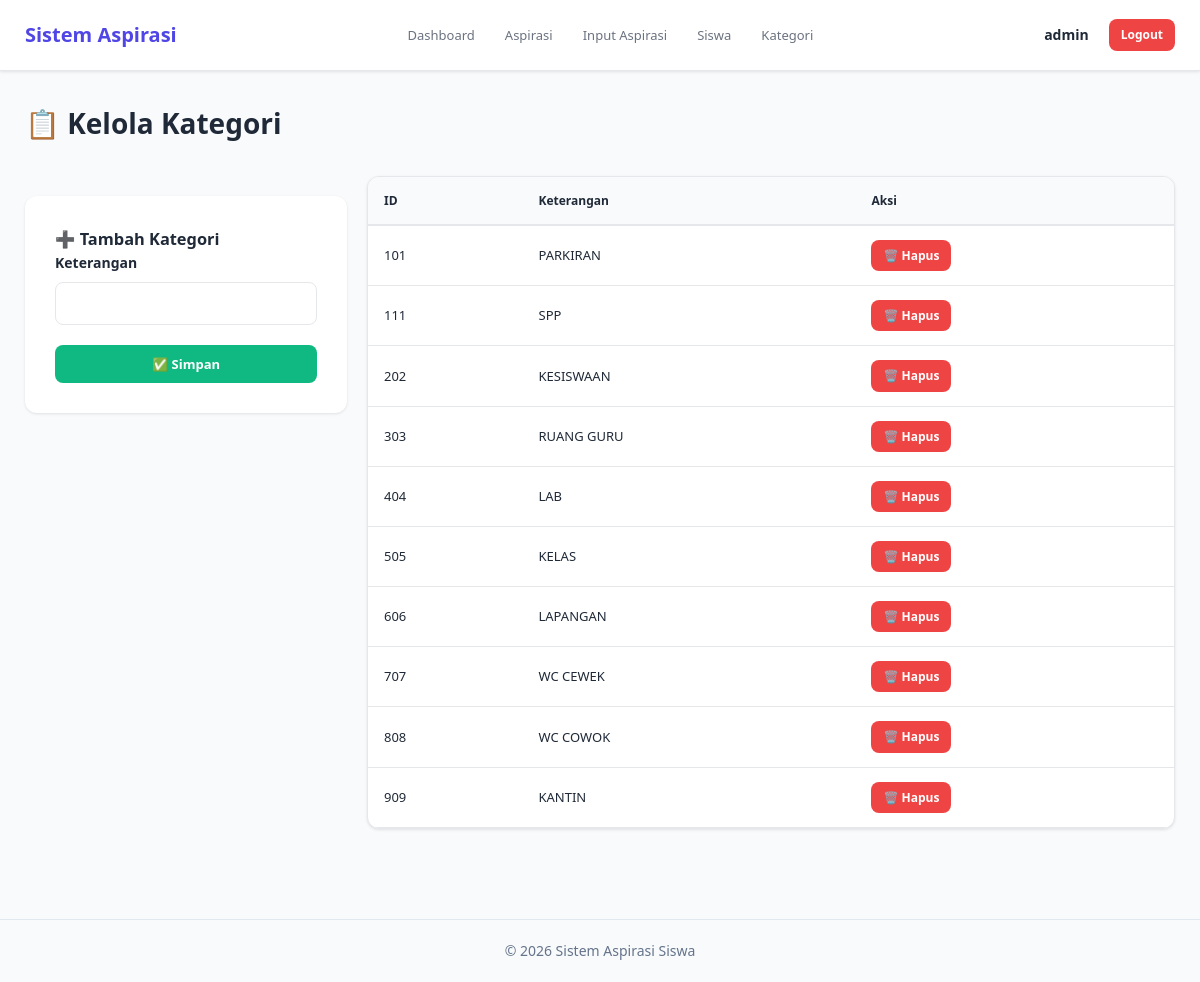
The app's page /data_kategori.php (signed in), older data.
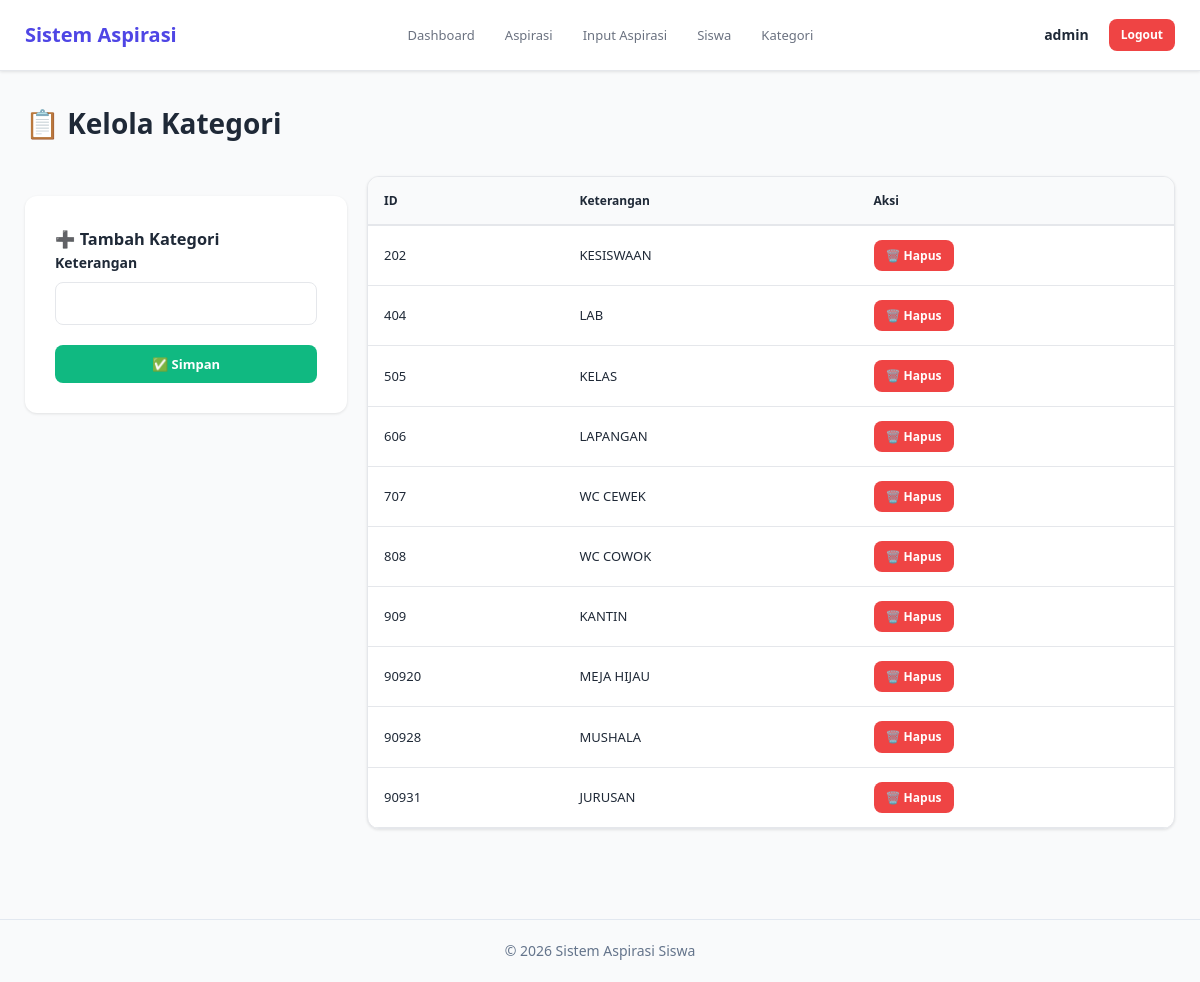
The same page, newer data.
### tables this page shows
CREATE TABLE `kategori` (
  `id_kategori` int(5) NOT NULL,
  `ket_kategori` varchar(30) NOT NULL
);

### data_kategori.php (the view, shortened to what this page needs)
<?php
include 'db.php';
?>
<!DOCTYPE html>
<html lang="id">
<head>
    <link rel="stylesheet" href="style.css">
</head>
<body>
    <nav class="navbar">
        <div class="navbar-container">
            <a href="dashboard.php" class="navbar-brand">
                Sistem Aspirasi
            </a>
            <ul class="navbar-menu">
                <li><a href="dashboard.php">Dashboard</a></li>
                <li><a href="data_aspirasi.php">Aspirasi</a></li>
                <li><a href="data_input_aspirasi.php">Input Aspirasi</a></li>
                <li><a href="data_siswa.php">Siswa</a></li>
                <li><a href="data_kategori.php" >Kategori</a></li>
            </ul>
            <div class="navbar-user">
                <strong><?= $_SESSION["username"]; ?></strong>
                <a href="logout.php" class="btn btn-danger btn-sm">Logout</a>
            </div>
        </div>
    </nav>
    <div class="main-container">
        <div class="page-header">
            <h1>📋 Kelola Kategori</h1>
        </div>
        <div class="layout-content">
            <div class="form-kecil">
                <div class="form-container">
                    <h3>➕ Tambah Kategori</h3>
                    <form method="POST">
                        <div class="form-group">
                            <label>Keterangan</label>
                            <input type="text" name="ket_kategori" class="form-control" required>
                        </div>
                        <button type="submit" name="submit" class="btn btn-success" style="width:100%;">
                            ✅ Simpan
                        </button>
                    </form>
                </div>
            </div>
            <div class="tabel-besar">
                <div class="table-container">
                    <table>
                        <thead>
                            <tr>
                                <th>ID</th>
                                <th>Keterangan</th>
                                <th>Aksi</th>
                            </tr>
                        </thead>
                        <tbody>
                            <?php
                            $query = mysqli_query($conn, "SELECT * FROM kategori ORDER BY id_kategori ASC");
                            if (mysqli_num_rows($query) > 0) :
                                while ($row = mysqli_fetch_assoc($query)) :
                            ?>
                                    <tr>
                                        <td><?= $row['id_kategori']; ?></td>
                                        <td><?= $row['ket_kategori']; ?></td>
                                        <td>
                                            <a href="?delete=<?= $row['id_kategori']; ?>" class="btn btn-danger btn-sm" onclick="return confirm('⚠️ PERHATIAN! Yakin ingin menghapus kategori: <?= $row['ket_kategori']; ?>? Data kategori BESERTA SEMUA ASPIRASI akan DIHAPUS PERMANEN!')">
                                                🗑️ Hapus
                                            </a>
                                        </td>
                                    </tr>
                                <?php
                                endwhile;
                            else:
                                ?>
                                <tr>
                                    <td colspan="3">Belum ada kategori</td>
                                </tr>
                            <?php endif; ?>
                        </tbody>
                    </table>
                </div>
            </div>
        </div>
    </div>
    <footer style="text-align: center; padding: 20px; color: #64748b; font-size: 14px; margin-top: 40px; border-top: 1px solid #e2e8f0;">
        <p>&copy; 2026 Sistem Aspirasi Siswa</p>
    </footer>
</body>
</html>

### style.css (style rules this page uses)
* { margin: 0; padding: 0; box-sizing: border-box; }
body { font-family: 'Segoe UI', Tahoma, Geneva, Verdana, sans-serif; background: #f9fafb; color: #1f2937; line-height: 1.6; font-size: 14px; }
a { text-decoration: none; color: inherit; }
button { font-family: inherit; cursor: pointer; border: none; }
input, select, textarea { font-family: inherit; font-size: inherit; }
.form-group { margin-bottom: 20px; }
.form-group label { display: block; margin-bottom: 8px; font-weight: 600; font-size: 14px; color: #1f2937; }
.form-control, select, textarea { width: 100%; padding: 11px 14px; border: 1px solid #e5e7eb; border-radius: 8px; font-size: 14px; background: #fff; color: #1f2937; }
.form-control::placeholder { color: #6b7280; }
.form-container { background: #fff; padding: 30px; border-radius: 12px; box-shadow: 0 1px 3px rgba(0, 0, 0, 0.1); max-width: 550px; margin: 20px auto; }
.btn { padding: 10px 18px; background: #6366f1; color: #fff; border-radius: 8px; font-weight: 600; font-size: 13px; display: inline-flex; align-items: center; justify-content: center; gap: 6px; }
.btn-sm { padding: 6px 12px; font-size: 12px; }
.btn-success { background: #10b981; }
.btn-danger { background: #ef4444; }
.navbar { background: #fff; border-bottom: 1px solid #e5e7eb; position: sticky; top: 0; z-index: 100; box-shadow: 0 1px 3px rgba(0, 0, 0, 0.1); }
.navbar-container { max-width: 1400px; margin: 0 auto; padding: 0 25px; display: flex; align-items: center; justify-content: space-between; height: 70px; }
.navbar-brand { font-size: 20px; font-weight: 700; color: #4f46e5; display: flex; align-items: center; }
.navbar-menu { display: flex; gap: 30px; list-style: none; font-size: 13px; }
.navbar-menu a { color: #6b7280; font-weight: 500; }
.navbar-user { display: flex; align-items: center; gap: 20px; }
.main-container { max-width: 1400px; margin: 0 auto; padding: 30px 25px; }
.page-header { margin-bottom: 30px; }
.page-header h1 { font-size: 28px; font-weight: 700; color: #1f2937; margin-bottom: 8px; }
.table-container { background: #fff; border: 1px solid #e5e7eb; border-radius: 12px; margin-bottom: 20px; overflow: hidden; box-shadow: 0 1px 3px rgba(0, 0, 0, 0.1); }
table { width: 100%; border-collapse: collapse; }
table thead { background: #f9fafb; }
table th { padding: 14px 16px; text-align: left; font-weight: 600; font-size: 12px; color: #1f2937; border-bottom: 2px solid #e5e7eb; }
table td { padding: 14px 16px; border-bottom: 1px solid #e5e7eb; font-size: 13px; color: #1f2937; }
.layout-content { display: flex; gap: 20px; }
.form-kecil { flex: 0 0 28%; min-width: 300px; }
.tabel-besar { flex: 1; min-width: 0; }

Row changes from the older to the newer data that the page shows:
removed kategori: id_kategori "101", ket_kategori "PARKIRAN"
removed kategori: id_kategori "111", ket_kategori "SPP"
removed kategori: id_kategori "303", ket_kategori "RUANG GURU"
added kategori: id_kategori "90920", ket_kategori "MEJA HIJAU"
added kategori: id_kategori "90928", ket_kategori "MUSHALA"
added kategori: id_kategori "90931", ket_kategori "JURUSAN"
